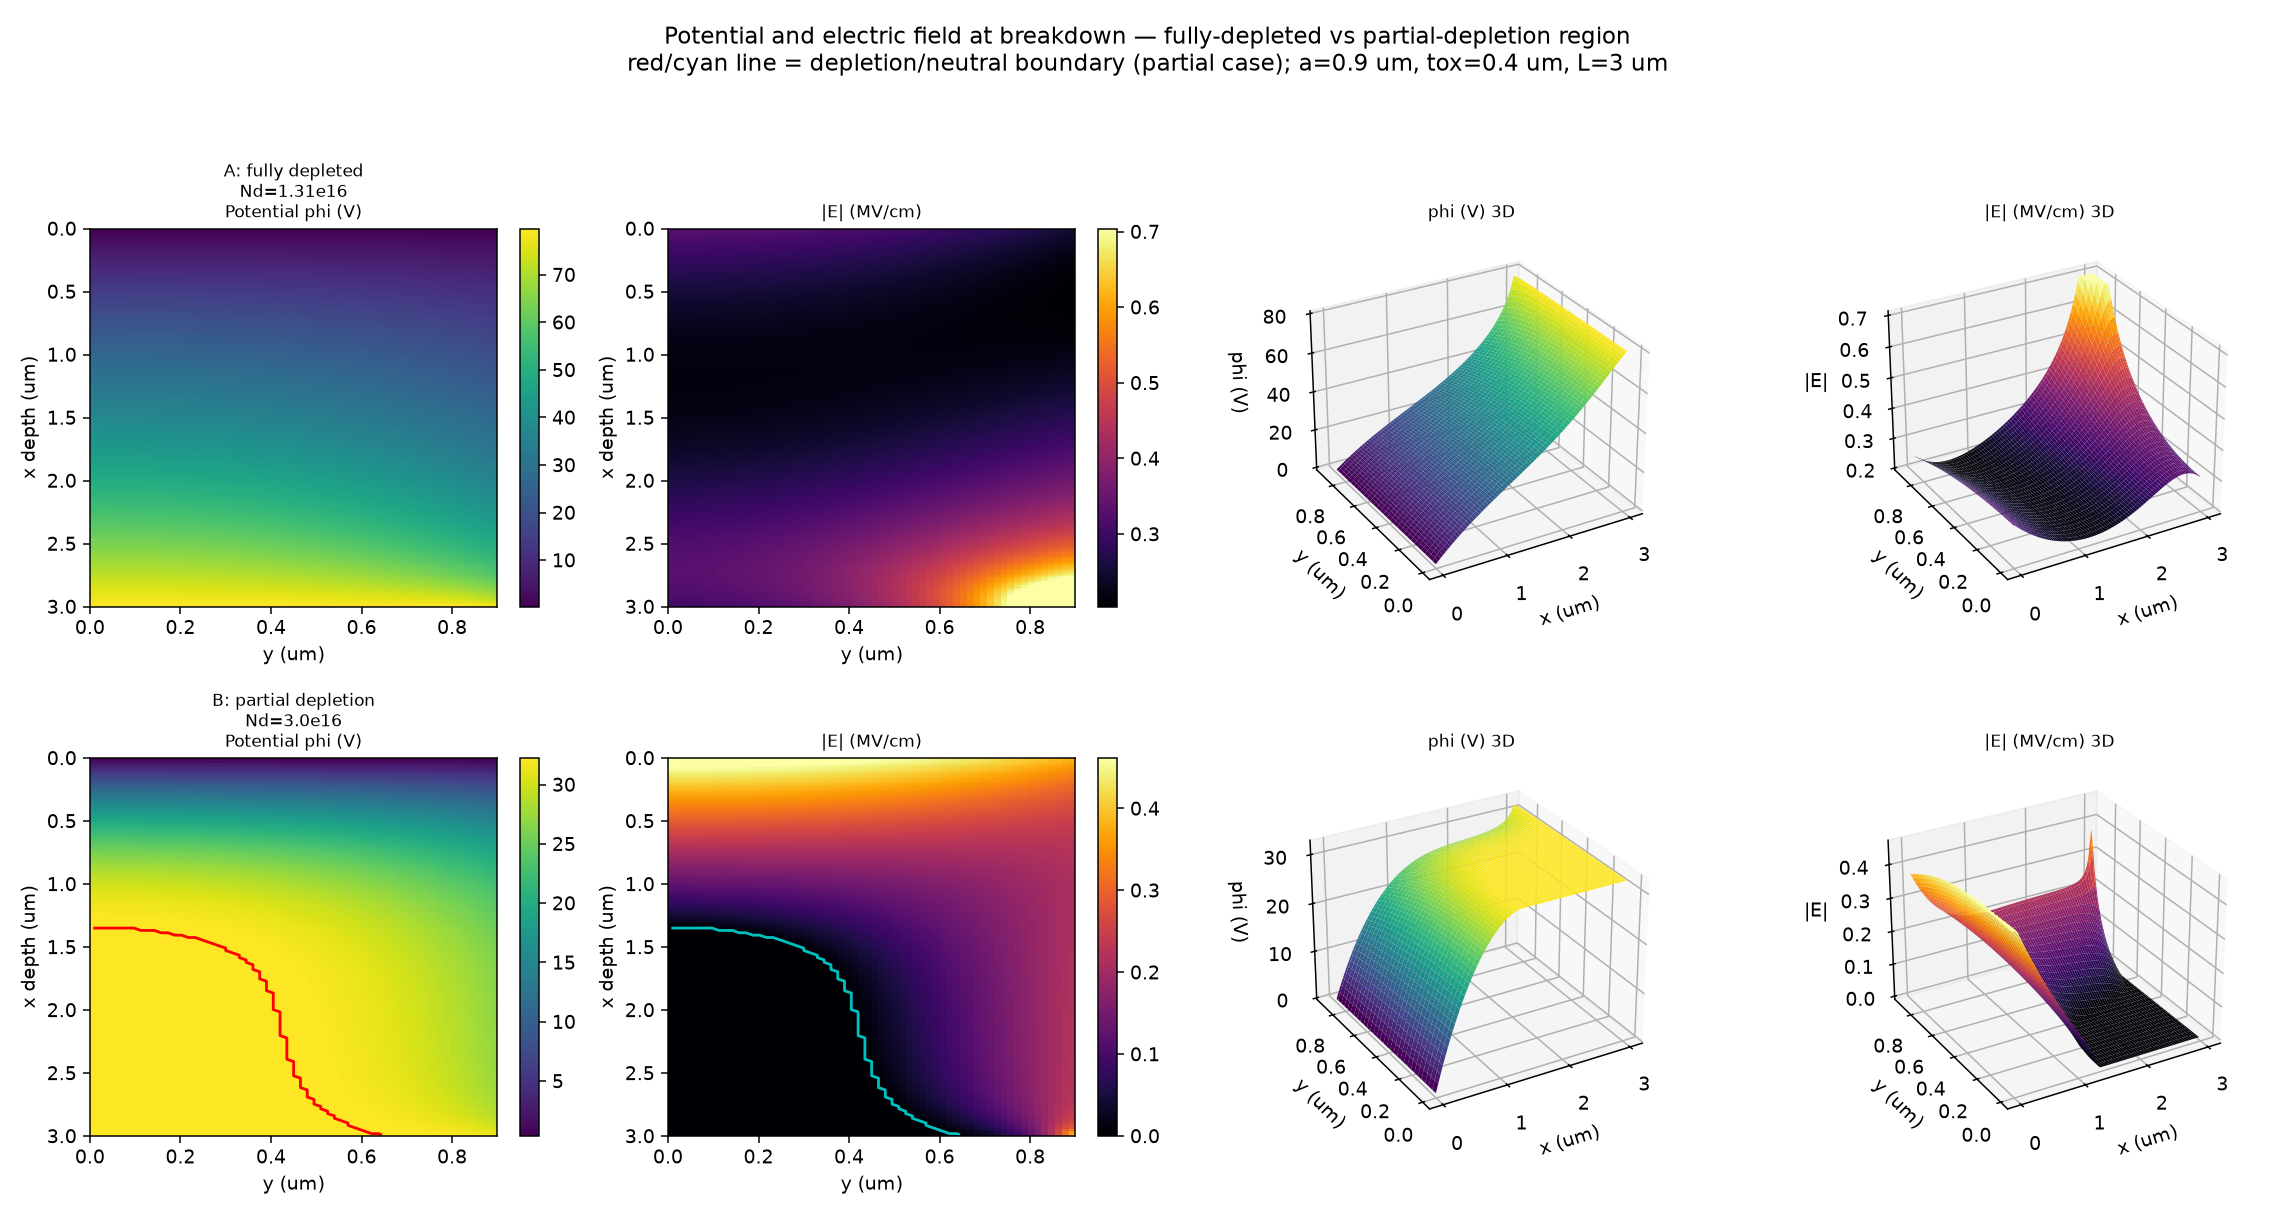

The script that saved this image:
"""
2D and 3D potential and electric-field maps at breakdown, for the two regions of
the breakdown-vs-depletion figure:

  Region A  (fully depleted at breakdown)   : Nd ~ 1.31e16  (breakdown maximum)
  Region B  (partially depleted at breakdown): Nd = 3.0e16   (shaded / partial-depletion)

Both use the moving-boundary obstacle solution at V = V_BD(Nd).  phi = V - u;
E = -grad(phi).  The neutral (screened) region is outlined on the partial case.
Geometry a=0.9 um, tox=0.4 um, L=3 um, grounded field plate.
"""

import numpy as np
import matplotlib
matplotlib.use("Agg")
import matplotlib.pyplot as plt
from matplotlib import cm

import freeboundary as fb
from vbd_vdm import eps_s, eps_I, um

a, tox, L = 0.9*um, 0.4*um, 3.0*um
b = (eps_s/eps_I)*tox
nx, ny = 160, 60

def solve_region(Nd):
    Vb, nf, (u, Z, dx, dy) = fb.Vbd_free(Nd, nx, ny, L, a, b)
    phi = (Vb - u).reshape(nx, ny)                 # V
    Zm = Z.reshape(nx, ny)
    xc = (np.arange(nx)+0.5)*dx                     # cm
    yc = (np.arange(ny)+0.5)*dy
    Ex = -np.gradient(phi, xc, axis=0)             # V/cm
    Ey = -np.gradient(phi, yc, axis=1)
    Emag = np.hypot(Ex, Ey)/1e6                     # MV/cm
    X, Y = np.meshgrid(xc/um, yc/um, indexing="ij")# um
    return dict(Vb=Vb, nf=nf, phi=phi, Emag=Emag, Z=Zm, X=X, Y=Y)

regions = [("A: fully depleted\nNd=1.31e16", 1.31e16),
           ("B: partial depletion\nNd=3.0e16", 3.0e16)]
data = [(lbl, solve_region(Nd)) for lbl, Nd in regions]
for lbl, d in data:
    print(f"{lbl.splitlines()[0]}  Vbd={d['Vb']:.2f} V  neutral={d['nf']*100:.1f}%  "
          f"|E|max={d['Emag'].max():.3f} MV/cm")

fig = plt.figure(figsize=(17, 9))
for row, (lbl, d) in enumerate(data):
    Ecap = np.percentile(d["Emag"], 99.0)          # clip corner singularity for color
    # ---- col 1: potential 2D ----
    ax1 = fig.add_subplot(2, 4, row*4+1)
    pc = ax1.pcolormesh(d["Y"], d["X"], d["phi"], cmap="viridis", shading="auto")
    ax1.contour(d["Y"], d["X"], d["Z"].astype(float), [0.5], colors="r", linewidths=1.5)
    ax1.invert_yaxis(); ax1.set_title(f"{lbl}\nPotential phi (V)", fontsize=9)
    ax1.set_xlabel("y (um)"); ax1.set_ylabel("x depth (um)")
    fig.colorbar(pc, ax=ax1, fraction=0.046)
    # ---- col 2: |E| 2D ----
    ax2 = fig.add_subplot(2, 4, row*4+2)
    pc = ax2.pcolormesh(d["Y"], d["X"], np.clip(d["Emag"], 0, Ecap),
                        cmap="inferno", shading="auto")
    ax2.contour(d["Y"], d["X"], d["Z"].astype(float), [0.5], colors="c", linewidths=1.5)
    ax2.invert_yaxis(); ax2.set_title("|E| (MV/cm)", fontsize=9)
    ax2.set_xlabel("y (um)"); ax2.set_ylabel("x depth (um)")
    fig.colorbar(pc, ax=ax2, fraction=0.046)
    # ---- col 3: potential 3D ----
    ax3 = fig.add_subplot(2, 4, row*4+3, projection="3d")
    ax3.plot_surface(d["X"], d["Y"], d["phi"], cmap="viridis", rstride=2, cstride=2,
                     linewidth=0, antialiased=True)
    ax3.set_title("phi (V) 3D", fontsize=9)
    ax3.set_xlabel("x (um)"); ax3.set_ylabel("y (um)"); ax3.set_zlabel("phi (V)")
    ax3.view_init(elev=28, azim=-120)
    # ---- col 4: |E| 3D ----
    ax4 = fig.add_subplot(2, 4, row*4+4, projection="3d")
    ax4.plot_surface(d["X"], d["Y"], np.clip(d["Emag"], 0, Ecap), cmap="inferno",
                     rstride=2, cstride=2, linewidth=0, antialiased=True)
    ax4.set_title("|E| (MV/cm) 3D", fontsize=9)
    ax4.set_xlabel("x (um)"); ax4.set_ylabel("y (um)"); ax4.set_zlabel("|E|")
    ax4.view_init(elev=28, azim=-120)

fig.suptitle("Potential and electric field at breakdown — fully-depleted vs partial-depletion region\n"
             "red/cyan line = depletion/neutral boundary (partial case); "
             "a=0.9 um, tox=0.4 um, L=3 um", fontsize=12)
fig.tight_layout(rect=[0, 0, 1, 0.95])
fig.savefig("field_maps.png", dpi=135)
print("saved field_maps.png")
